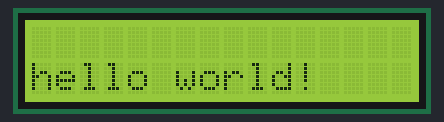
This sketch was run on a simulated Arduino Uno, built with avr-gcc and run on an emulated ATmega328P. Shown: 16×2 character LCD.

Above: at 0.1 s.
At 2.1 s:
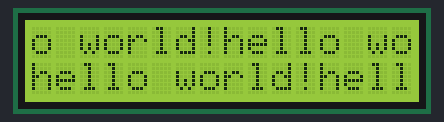
At 5.6 s:
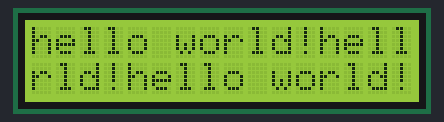
At 10.6 s:
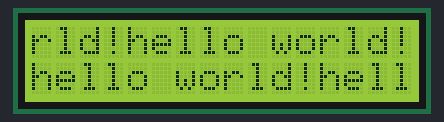
At 18.7 s:
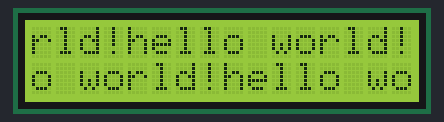
At 33.7 s:
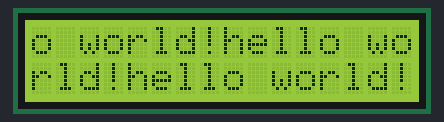

Measured:
- what the display in image 1 shows lasts 1.0 s, from 2.1 s to 3.1 s
- what the display in image 4 shows lasts 1.5 s, from 18.6 s to 20.1 s

The sketch:

lcd.ino
```cpp
#include <LiquidCrystal.h>


const int rs= 22,en=23,d4=5,d5=18,d6=19,d7=21;
LiquidCrystal lcd(rs,en,d4,d5,d6,d7);
void setup(){
  lcd.begin(16,2);
  lcd.clear();
  lcd.setCursor(0,1);
}
void loop(){

  lcd.print("hello world!");
  delay(500);
}
```
